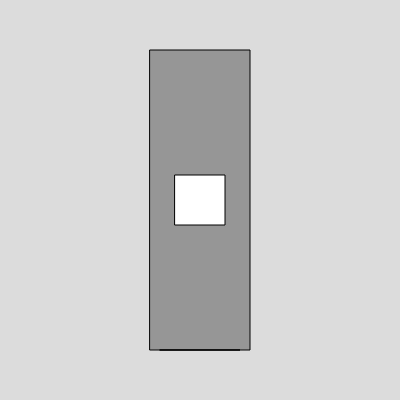
Frame 1 (no input)
Frame 60 (no input): identical to frame 1, image omitted
Frame 120 (the mouse pressed at the canvas centre since frame 60): identical to frame 1, image omitted

The p5.js sketch that drew this single still picture (run headless with seeded random() and noise() and a simulated clock; from frame 60 on, the mouse is pressed at the canvas centre):

// p5.js sketch
// ── sketch.js
let waterLevel = 0; // Wasserstand
let knobAngle = 0; // Winkel des Knopfes
let rotation = 0; // Rotation des Quadrats
let previousRotation = 0; // Vorherige Rotation des Quadrats

function setup() {
  createCanvas(400, 400);
}

function draw() {
  background(220);

  // Dusche
  fill(150);
  rect(150, 50, 100, 300);

  // Wasserstrahl
  fill(0, 0, 255);
  rect(160, 350 - waterLevel, 80, waterLevel);

  // Quadrat
  push();
  translate(width / 2, height / 2);
  rotate(rotation);
  fill(255);
  rect(-25, -25, 50, 50);
  pop();

  // cursor stuff
  if (
    mouseX > width / 2 - 25 &&
    mouseX < width / 2 + 25 &&
    mouseY > height / 2 - 25 &&
    mouseY < height / 2 + 25
  ) {
    cursor(HAND);
  } else {
    cursor(ARROW);
  }

  if (rotation < previousRotation) {
    waterLevel -= 5;
    if (waterLevel < 0) {
      waterLevel = 0;
    }
  }

  if (rotation > previousRotation) {
    waterLevel += 10;
    if (waterLevel > 300) {
      waterLevel = 300;
    }
  }

  previousRotation = rotation;
}

function mouseClicked() {
  // Wasserstand erhöhen, wenn der Knopf angeklickt wird
  if (
    mouseX > width / 2 - 25 &&
    mouseX < width / 2 + 25 &&
    mouseY > height / 2 - 25 &&
    mouseY < height / 2 + 25
  ) {
    waterLevel += 20;
    if (waterLevel > 300) {
      waterLevel = 300;
    }
    knobAngle += PI / 8;
  }
}

function mouseDragged() {
  rotation = atan2(mouseY - height / 2, mouseX - width / 2);

  if (abs(rotation - previousRotation) > PI) {
    rotation = previousRotation;
  }
}

function mouseReleased() {
  previousRotation = rotation;
}

function windowResized() {
  resizeCanvas(windowWidth, windowHeight);
}


function mouseReleased() {
  isDragging = false;
  previousRotation = rotation;
}

function windowResized() {
  resizeCanvas(windowWidth, windowHeight);
}



// ── style.css
html, body {
  margin: 0;
  padding: 0;
  height: 100%;
}

body {
    display: flex;
    justify-content: center;
    align-items: center;
}

canvas {
  display: block;
  margin: auto;
}
